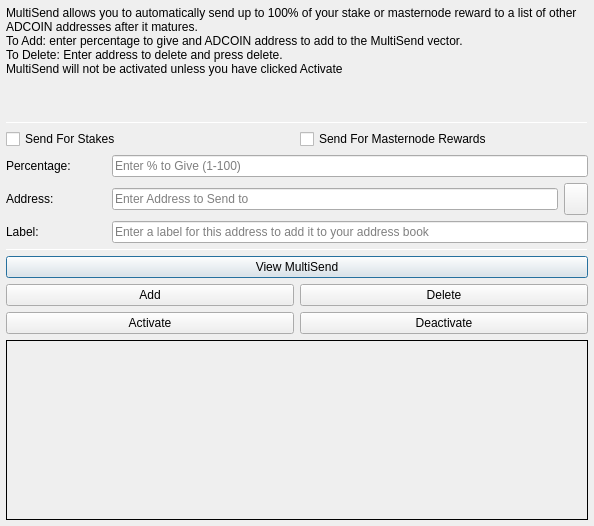
<?xml version="1.0" encoding="UTF-8"?>
<ui version="4.0">
 <class>MultiSendDialog</class>
 <widget class="QDialog" name="MultiSendDialog">
  <property name="windowModality">
   <enum>Qt::NonModal</enum>
  </property>
  <property name="geometry">
   <rect>
    <x>0</x>
    <y>0</y>
    <width>594</width>
    <height>526</height>
   </rect>
  </property>
  <property name="windowTitle">
   <string>MultiSend</string>
  </property>
  <layout class="QVBoxLayout" name="verticalLayout" stretch="0">
   <property name="leftMargin">
    <number>6</number>
   </property>
   <property name="topMargin">
    <number>6</number>
   </property>
   <property name="rightMargin">
    <number>6</number>
   </property>
   <property name="bottomMargin">
    <number>6</number>
   </property>
   <item>
    <layout class="QVBoxLayout" name="verticalLayout_Main" stretch="1,1,1,0,1,1,1">
     <item>
      <widget class="QLabel" name="label_2">
       <property name="lineWidth">
        <number>1</number>
       </property>
       <property name="text">
        <string>MultiSend allows you to automatically send up to 100% of your stake or masternode reward to a list of other ADCOIN addresses after it matures.
To Add: enter percentage to give and ADCOIN address to add to the MultiSend vector.
To Delete: Enter address to delete and press delete.
MultiSend will not be activated unless you have clicked Activate</string>
       </property>
       <property name="alignment">
        <set>Qt::AlignLeading|Qt::AlignLeft|Qt::AlignTop</set>
       </property>
       <property name="wordWrap">
        <bool>true</bool>
       </property>
      </widget>
     </item>
     <item>
      <widget class="Line" name="line">
       <property name="minimumSize">
        <size>
         <width>0</width>
         <height>1</height>
        </size>
       </property>
       <property name="maximumSize">
        <size>
         <width>16777215</width>
         <height>1</height>
        </size>
       </property>
       <property name="orientation">
        <enum>Qt::Horizontal</enum>
       </property>
      </widget>
     </item>
     <item>
      <layout class="QVBoxLayout" name="verticalLayout_Settings">
       <item>
        <layout class="QHBoxLayout" name="horizontalLayout">
         <item>
          <widget class="QCheckBox" name="multiSendStakeCheckBox">
           <property name="text">
            <string>Send For Stakes</string>
           </property>
          </widget>
         </item>
         <item>
          <widget class="QCheckBox" name="multiSendMasternodeCheckBox">
           <property name="text">
            <string>Send For Masternode Rewards</string>
           </property>
          </widget>
         </item>
        </layout>
       </item>
       <item>
        <layout class="QHBoxLayout" name="horizontalLayout_6">
         <item>
          <widget class="QLabel" name="label">
           <property name="minimumSize">
            <size>
             <width>100</width>
             <height>0</height>
            </size>
           </property>
           <property name="toolTip">
            <string>Percentage of stake to send</string>
           </property>
           <property name="text">
            <string>Percentage:</string>
           </property>
          </widget>
         </item>
         <item>
          <widget class="QLineEdit" name="multiSendPercentEdit">
           <property name="toolTip">
            <string>Enter whole numbers 1 - 100</string>
           </property>
           <property name="placeholderText">
            <string>Enter % to Give (1-100)</string>
           </property>
          </widget>
         </item>
        </layout>
       </item>
       <item>
        <layout class="QHBoxLayout" name="horizontalLayout_7">
         <item>
          <widget class="QLabel" name="label_5">
           <property name="minimumSize">
            <size>
             <width>100</width>
             <height>0</height>
            </size>
           </property>
           <property name="toolTip">
            <string>Address to send portion of stake to</string>
           </property>
           <property name="text">
            <string>Address:</string>
           </property>
          </widget>
         </item>
         <item>
          <widget class="QLineEdit" name="multiSendAddressEdit">
           <property name="toolTip">
            <string/>
           </property>
           <property name="placeholderText">
            <string>Enter Address to Send to</string>
           </property>
          </widget>
         </item>
         <item>
          <widget class="QToolButton" name="addressBookButton">
           <property name="maximumSize">
            <size>
             <width>16777215</width>
             <height>32</height>
            </size>
           </property>
           <property name="toolTip">
            <string>Choose an address from the address book</string>
           </property>
           <property name="text">
            <string/>
           </property>
           <property name="icon">
            <iconset resource="../adcoin.qrc">
             <normaloff>:/icons/address-book</normaloff>:/icons/address-book</iconset>
           </property>
           <property name="shortcut">
            <string>Alt+A</string>
           </property>
          </widget>
         </item>
        </layout>
       </item>
      </layout>
     </item>
     <item>
      <layout class="QHBoxLayout" name="horizontalLayout_3">
       <item>
        <widget class="QLabel" name="label_3">
         <property name="minimumSize">
          <size>
           <width>100</width>
           <height>0</height>
          </size>
         </property>
         <property name="text">
          <string>Label:</string>
         </property>
        </widget>
       </item>
       <item>
        <widget class="QLineEdit" name="labelAddressLabelEdit">
         <property name="placeholderText">
          <string>Enter a label for this address to add it to your address book</string>
         </property>
        </widget>
       </item>
      </layout>
     </item>
     <item>
      <widget class="Line" name="line_2">
       <property name="minimumSize">
        <size>
         <width>0</width>
         <height>1</height>
        </size>
       </property>
       <property name="maximumSize">
        <size>
         <width>16777215</width>
         <height>1</height>
        </size>
       </property>
       <property name="orientation">
        <enum>Qt::Horizontal</enum>
       </property>
      </widget>
     </item>
     <item>
      <layout class="QVBoxLayout" name="verticalLayout_Buttons">
       <item>
        <layout class="QHBoxLayout" name="horizontalLayout_4">
         <item>
          <widget class="QPushButton" name="viewButton">
           <property name="toolTip">
            <string/>
           </property>
           <property name="statusTip">
            <string>View MultiSend Vector</string>
           </property>
           <property name="text">
            <string>View MultiSend</string>
           </property>
          </widget>
         </item>
        </layout>
       </item>
       <item>
        <layout class="QHBoxLayout" name="horizontalLayout_2">
         <item>
          <widget class="QPushButton" name="addButton">
           <property name="toolTip">
            <string/>
           </property>
           <property name="statusTip">
            <string>Add to MultiSend Vector</string>
           </property>
           <property name="text">
            <string>Add</string>
           </property>
          </widget>
         </item>
         <item>
          <widget class="QPushButton" name="deleteButton">
           <property name="toolTip">
            <string/>
           </property>
           <property name="statusTip">
            <string>Delete Address From MultiSend Vector</string>
           </property>
           <property name="text">
            <string>Delete</string>
           </property>
          </widget>
         </item>
        </layout>
       </item>
       <item>
        <layout class="QHBoxLayout" name="horizontalLayout_5">
         <item>
          <widget class="QPushButton" name="activateButton">
           <property name="statusTip">
            <string>Activate MultiSend</string>
           </property>
           <property name="text">
            <string>Activate</string>
           </property>
          </widget>
         </item>
         <item>
          <widget class="QPushButton" name="disableButton">
           <property name="statusTip">
            <string>Deactivate MultiSend</string>
           </property>
           <property name="text">
            <string>Deactivate</string>
           </property>
          </widget>
         </item>
        </layout>
       </item>
      </layout>
     </item>
     <item>
      <widget class="QLabel" name="message">
       <property name="minimumSize">
        <size>
         <width>0</width>
         <height>180</height>
        </size>
       </property>
       <property name="frameShape">
        <enum>QFrame::Panel</enum>
       </property>
       <property name="frameShadow">
        <enum>QFrame::Plain</enum>
       </property>
       <property name="lineWidth">
        <number>1</number>
       </property>
       <property name="midLineWidth">
        <number>1</number>
       </property>
       <property name="text">
        <string/>
       </property>
       <property name="alignment">
        <set>Qt::AlignLeading|Qt::AlignLeft|Qt::AlignTop</set>
       </property>
       <property name="wordWrap">
        <bool>true</bool>
       </property>
      </widget>
     </item>
    </layout>
   </item>
  </layout>
 </widget>
 <resources>
  <include location="../adcoin.qrc"/>
 </resources>
 <connections/>
</ui>
